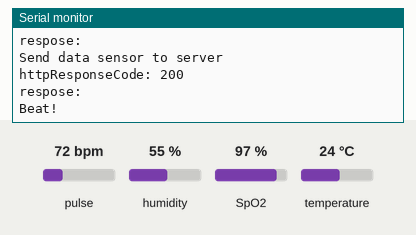
The sketch below on a simulated ESP8266 (NodeMCU). Shown: the last lines printed to the serial monitor. The inputs (shaded band) are chosen by the test bench; at power-on: pulse 72 bpm, temperature 24 °C, SpO2 97 %, humidity 55 %. WiFi joins after 1.5 s; servers stay silent unless stated; uploads are accepted with an empty reply.

Above: at 2.7 s.
2.8 s: pulse set to 42 bpm
At 3.71 s:
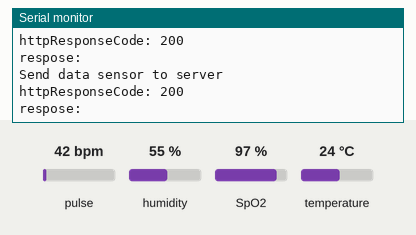
4.3 s: temperature set to 12 °C
At 4.93 s:
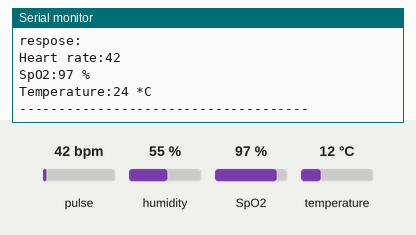
5.8 s: SpO2 set to 80 %
At 6.57 s:
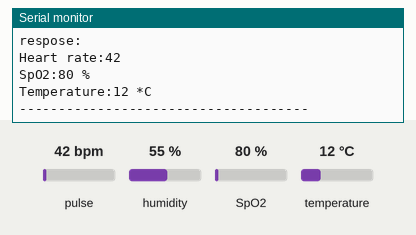
7.3 s: temperature set to 19 °C
At 8.21 s:
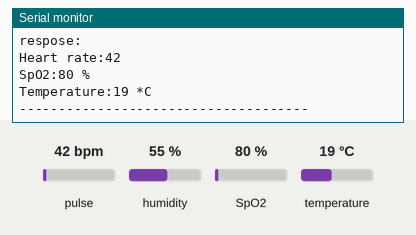
8.8 s: pulse set to 70 bpm
At 8.81 s:
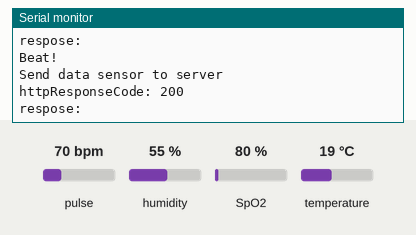
Timing chart, 0 to 11.3 s (numbered marks = the images above; inputs shaded):
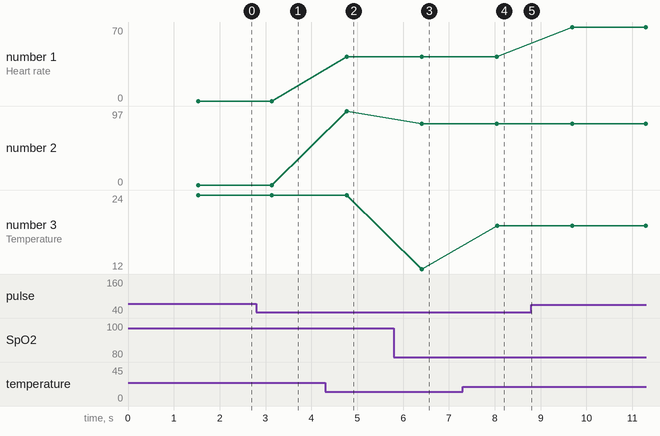

The sketch:

post_request_json.ino
```cpp
#include "MAX30100_PulseOximeter.h"
#include<Wire.h>
//import esp
#include <ESP8266WiFi.h>
#include <WiFiClient.h>
#include <ESP8266HTTPClient.h>
//import temp
//#include <Adafruit_MLX90614.h>
//import dht11
#include <DHT.h>;
#define DHTPIN D5 // Chân dữ liệu của DHT11 kết nối với GPIO4 của ESP8266
#define DHTTYPE DHT11 // Loại DHT được sử dụng
DHT dht(DHTPIN, DHTTYPE);


//Adafruit_MLX90614 mlx = Adafruit_MLX90614();

WiFiClient wifiClient;
HTTPClient http;

//heart
#define REPORTING_PERIOD_MS 1500
PulseOximeter pox;

int newHeart, newSpo2, temp;

uint32_t tsLastReport = 0;
void onBeatDetected()
{
  Serial.println("Beat!");

}


//user && pass wifi
const char* ssid = "mất kết nối";
const char* password = "ADMIN@@@";

//func connect wifi
void connectWifi() {
  Serial.println("Connecting");
  // Thiết lập ESP8266 là Station và kết nối đến Wifi. in ra dấu `.` trên terminal nếu chưa được kết nối
  WiFi.begin(ssid, password);
  while (WiFi.status() != WL_CONNECTED) {
    Serial.print(".");
    delay(100);
  }
  Serial.println("\r\nWiFi connected");
  connectMax30100();
  dht.begin();
}

//fun connect max30100
void connectMax30100() {
  Serial.print("Initializing pulse oximeter..");
  if (!pox.begin())
  {
    Serial.println("FAILED");
    for (;;)
      ;
  }
  else
  {
    Serial.println("SUCCESS");
  }
  pox.setOnBeatDetectedCallback(onBeatDetected);

}


void sendRequest(float newHeart, float newSpo2, float temp) {

  //  if (WiFi.status() == WL_CONNECTED) {
  //      String url = "https://web-test-3010.herokuapp.com/add-device?heart=" + String(heart) + "&spO2=" + String(spO2);
  String url = "http://683f-118-71-152-232.ngrok.io/add-device?heart=" + String(newHeart) + "&spO2=" + String(newSpo2) + "&temp=" + String(temp);
  http.begin(wifiClient, url);
//    http.addHeader("Content-Type", "text/plain");
  http.addHeader("Content-Type","application/x-www-form-urlencoded");

  int httpResponseCode = http.POST(url);
  if (httpResponseCode == 200) {
    Serial.println("Send data sensor to server\n");
    String respose = http.getString();
    Serial.print("httpResponseCode: ");
    Serial.println(httpResponseCode);

    Serial.print("respose: ");
    Serial.println(respose);
  } else {
    Serial.println("Can't send data sensor to sever\n");
    Serial.print("httpResponseCode: ");
    Serial.println(httpResponseCode);
  }
  http.end();
  //  }
}


void setup() {
  // put your setup code here, to run once:
  Serial.begin(115200);
  connectWifi();
}

void loop() {
  //  delay(5000);

  //  int newHeart = heart.toInt();
  //  int newSpo2 = spO2.toInt();
  //stringstream str2num(heart);

  pox.update();
   newHeart = pox.getHeartRate();
    newSpo2 = pox.getSpO2();
    temp = dht.readTemperature();
  if (millis() - tsLastReport > REPORTING_PERIOD_MS)
  {

    Serial.print("Heart rate:");
    Serial.println(newHeart);
    Serial.print("SpO2:");
    Serial.print(newSpo2);
    Serial.println(" %");
    Serial.print("Temperature:");
    Serial.print(temp);
    Serial.println(" *C");

    Serial.println("-------------------------------------");
    tsLastReport = millis();
  }

  sendRequest(newHeart, newSpo2, temp);

}
//
//void temp() {
//  float t = dht.readTemperature();
//  Serial.print("Nhiêt do: ");
//  Serial.print(t);
//  Serial.println(" *C");
//}
//
//void heart() {
//  pox.update();
//  float h = pox.getHeartRate();
//  if (millis() - tsLastReport > REPORTING_PERIOD_MS)
//  {
//    Serial.print("Heart rate:");
//    Serial.print(h);
//    Serial.println(" nhịp/phút");
//    tsLastReport = millis();
//  }
//}
//void spO2() {
//  pox.update();
//  float s = pox.getSpO2();
//  if (millis() - tsLastReport > REPORTING_PERIOD_MS)
//  {
//    Serial.print("SpO2:");
//    Serial.print(s);
//    Serial.println(" %");
//    tsLastReport = millis();
//  }
//}
```

Measured:
- after the input at 5.8 s, the serial monitor: prints a new line after 0.61 s (image 3)
- after the input at 7.3 s, the serial monitor: prints a new line after 0.75 s (image 4)
- plotted number 1: 42 → 70 after the input at 8.8 s
- plotted number 2: 97 → 80 after the input at 5.8 s
- plotted number 3: 12 → 19 after the input at 7.3 s
